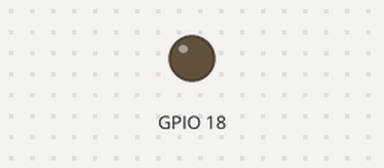
Simulated run of this program. Board: Raspberry Pi (BCM pin numbers). Parts: output pins drawn as LEDs (lit = HIGH).

Above: at 1.5 s.
At 10.0 s:
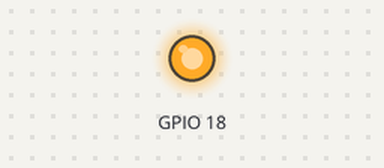
Timing chart, 0 to 10.4 s (numbered marks = the images above):
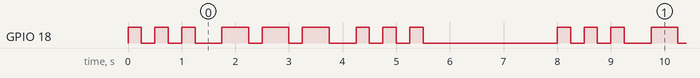

The program:

Blink.py
```python
#!/usr/bin/env python3
import RPi.GPIO as GPIO
import time


def blink(duration):
    """Control LED on-time with duration parameter"""
    GPIO.output(18, True)
    time.sleep(duration)
    GPIO.output(18, False)
    time.sleep(0.25)


def dash():
    """Blink LED for a morse-code dash"""
    blink(0.50)


def dot():
    """Blink LED for a morse-code dot"""
    blink(0.25)


def morse_S():
    """Blink LED for morse-code letter S"""
    dot()
    dot()
    dot()
    # space at end of letter
    time.sleep(0.25)


def morse_O():
    """Blink LED for a morse-code letter O"""
    dash()
    dash()
    dash()
    # space at end of letter
    time.sleep(0.25)


# GPIO setup for raspberry-pi;
# no warnings when changing IOs to Out
# use Broadcom GPIO pin numbering
# and set pin 18 to an output to drive the LED
GPIO.setwarnings(False)
GPIO.setmode(GPIO.BCM)
GPIO.setup(18, GPIO.OUT)

while True:
    try:
        morse_S()
        morse_O()
        morse_S()
        time.sleep(2)
    except KeyboardInterrupt:
        # GPIO reset configuration
        GPIO.cleanup()
        exit
    except RuntimeError:
        exit
```

Measured:
- by itself, GPIO 18: repeats every 8.0 s: 2 × (LOW 0.25 s, HIGH 0.25 s), LOW 0.50 s, 2 × (HIGH 0.50 s, LOW 0.25 s), HIGH 0.50 s, LOW 0.50 s, 2 × (HIGH 0.25 s, LOW 0.25 s), HIGH 0.25 s, LOW 2.5 s, HIGH 0.25 s
- by itself, everything shown: repeats every 8.0 s, in 18 steps
